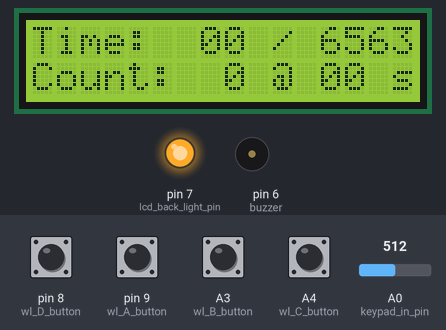
Simulated run of this sketch. Board: Arduino Uno, built with avr-gcc and run on an emulated ATmega328P. Shown: 16×2 character LCD, output pins drawn as LEDs (lit = HIGH), buzzer (waves = sounding, pin HIGH). Inputs (shaded band) come from the test bench; at power-on: A3 (wl_B_button), A4 (wl_C_button), pin 8 (wl_D_button), pin 9 (wl_A_button) LOW, A0 (keypad_in_pin) = 512. What the sketch prints to the serial monitor is not drawn.

Above: at 2.2 s.
2.3 s: pin 9 (wl_A_button) pulled HIGH for 0.15 s
At 5.3 s:
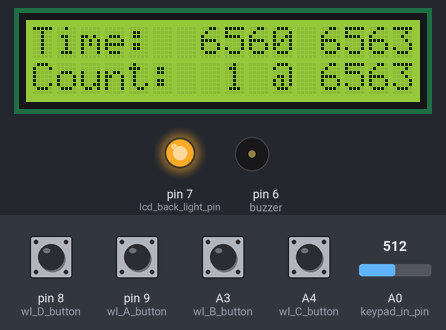
5.4 s: pin 8 (wl_D_button) pulled HIGH for 0.15 s
7.0 s: A4 (wl_C_button) pulled HIGH for 0.15 s
At 7.7 s:
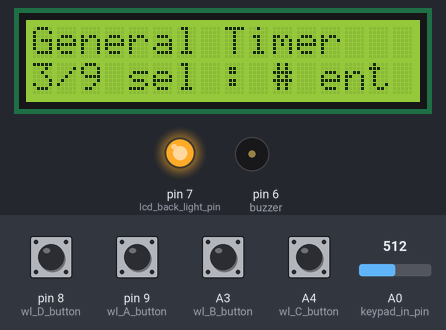
8.6 s: A3 (wl_B_button) pulled HIGH for 0.15 s
At 9.8 s:
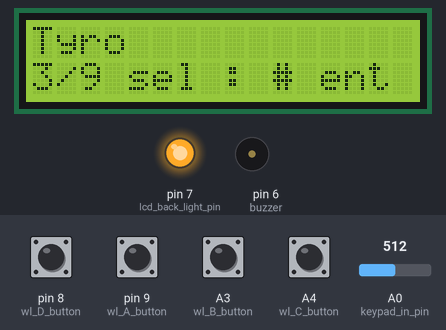
10.2 s: pin 9 (wl_A_button) pulled HIGH for 1 s
At 11.4 s:
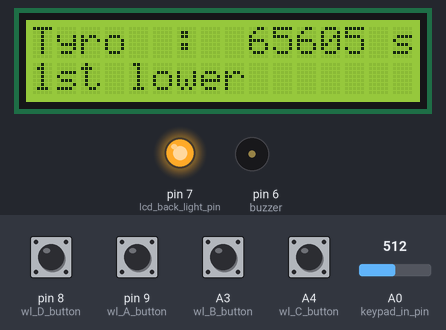
12.7 s: pin 8 (wl_D_button) pulled HIGH for 1 s
At 13.1 s:
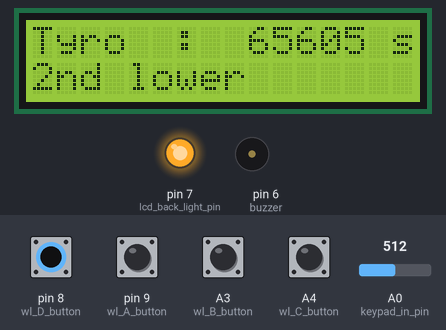
Timing chart, 0 to 15.7 s (numbered marks = the images above; inputs shaded):
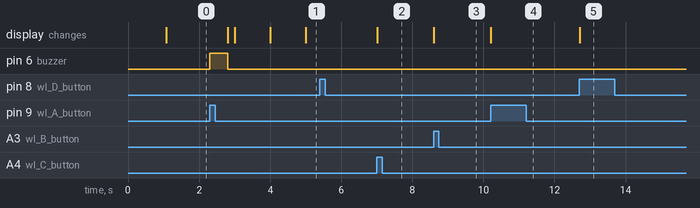

The sketch:

MNSLtimer.ino
```cpp
/*
 * MNSL timer project
 */

#include <Time.h>
#include <LiquidCrystal.h>

#include "MNSLtimer.h"
#include "mnsl_clock.h"
#include "menu.h"
#include "gen_timer.h"
#include "seq_timer.h"

// Analog Pins
int keypad_in_pin     = 0;

// rs (LCD pin 4) to Arduino pin 12
// rw (LCD pin 5) to Arduino pin 11
// enable (LCD pin 6) to Arduino pin 10
// LCD pin 15 to Arduino pin 13
// LCD pins d4, d5, d6, d7 to Arduino pins 5, 4, 3, 2
LiquidCrystal lcd(12, 11, 10, 5, 4, 3, 2);

// Pin definitions
int buzzer             = 6;
int lcd_back_light_pin = 7;
int wl_A_button        = 9;
int wl_B_button        = A3;
int wl_C_button        = A4;
int wl_D_button        = 8;


/**
 * Gobals
 */
#define TM_MENU           0
#define TM_GENERAL_TIMER  1
#define TM_SEQUENCE_TIMER 2
int timer_mode = TM_GENERAL_TIMER;
int old_timer_mode = timer_mode;

/** =========================================================================
 * Process the backlight functionality
 */
void backlight_off()
{
	digitalWrite(lcd_back_light_pin, LOW);
}
void backlight_on()
{
	digitalWrite(lcd_back_light_pin, HIGH);
}
time_t backlight_on_at;
void timeout_backlight()
{
	time_t cur_time = now();
	if (cur_time - backlight_on_at > 5 && !mnsl_clock_is_running()) {
		backlight_off();
		backlight_on_at = cur_time;
	}
}
void init_backlight()
{
	pinMode(lcd_back_light_pin, OUTPUT);
	backlight_on_at = now();
}

/** =========================================================================
 * Read Keypad
 */
/*
 * Each value must be repeated for 3 cycles to be registered as "good"
 */
int key_read1 = -1;
int key_read2 = -1;
// the key can be held don't register this.
int pressed_key = -1;

/*
 * This function could be cleaned up quite a bit but it works.
 *
 * Return the key pressed
 *     [0-9, 10, 11] = [0-9, *, #]
 * or -1 if no key has been pressed.
 */
int read_keypad()
{
	int key;
	float key_value;
	key_value = analogRead(keypad_in_pin);

	if (key_value < 965) {
		if (pressed_key >= 0)
			return -1;

		if (930 < key_value && key_value < 950) {
			key = 3;
			serial_print("   3");
		} else if (850 < key_value && key_value < 870) {
			key = 6;
			serial_print("   6");
		} else if (775 < key_value && key_value < 795) {
			key = 9;
			serial_print("   9");
		} else if (690 < key_value && key_value < 730) {
			key = 11;
			serial_print("   #");
		} else if (610 < key_value && key_value < 650) {
			key = 2;
			serial_print("   2");
		} else if (540 < key_value && key_value < 580) {
			key = 5;
			serial_print("   5");
		} else if (455 < key_value && key_value < 495) {
			key = 8;
			serial_print("   8");
		} else if (375 < key_value && key_value < 415) {
			key = 0;
			serial_print("   0");
		} else if (285 < key_value && key_value < 325) {
			key = 1;
			serial_print("   1");
		} else if (190 < key_value && key_value < 230) {
			key = 4;
			serial_print("   4");
		} else if ( 90 < key_value && key_value <  130) {
			key = 7;
			serial_print("   7");
		} else if ( 0 <= key_value && key_value <  30) {
			key = 10;
			serial_print("   *");
		}

		serial_print("   (");
		serial_print(key_value);
		serial_print(")\n");

		if (key_read1 == -1) {
			key_read1 = key;
		} else if (key_read1 == key && key_read2 == -1) {
			key_read2 = key;
		} else if (key_read1 == key_read2 && key_read2 == key) {
			pressed_key = key;
			key_read1 = -1;
			key_read2 = -1;
			return key;
		} else {
			key_read1 = -1;
			key_read2 = -1;
		}
	} else {
		pressed_key = -1;
	}
	return -1;
}


/** =========================================================================
 * Read the buttons presses which we have
 */
int but_held = 0;
int read_buttons(void)
{
	int wl_a_but = digitalRead(wl_A_button);
	int wl_b_but = digitalRead(wl_B_button);
	int wl_c_but = digitalRead(wl_C_button);
	int wl_d_but = digitalRead(wl_D_button);

	if (wl_a_but == HIGH) {
		if (but_held) {
			return NO_BUTTON;
		}
		but_held = 1;
		return WL_A_BUTTON;
	} else if (wl_b_but == HIGH) {
		if (but_held) {
			return NO_BUTTON;
		}
		but_held = 1;
		return WL_B_BUTTON;
	} else if (wl_c_but == HIGH) {
		if (but_held) {
			return NO_BUTTON;
		}
		but_held = 1;
		return WL_C_BUTTON;
	} else if (wl_d_but == HIGH) {
		if (but_held) {
			return NO_BUTTON;
		}
		but_held = 1;
		return WL_D_BUTTON;
	} else {
		but_held = 0;
	}
	return NO_BUTTON;
}

/** =========================================================================
 * General buzzer function for the temporary buzzer we have wired up.
 * Sound a C note for ~ .5 seconds
 */
void sound_c_note(void)
{
	int i;
	for (i = 0; i < 125; i++) {
		digitalWrite(buzzer, LOW);
		delayMicroseconds(1912);
		digitalWrite(buzzer, HIGH);
		delayMicroseconds(1912);
	}
}

/** =========================================================================
 * Assert the buzzer line to the buzzer box
 */
void sound_buzzer(int ms)
{
	digitalWrite(buzzer, HIGH);
	delay(ms);
	digitalWrite(buzzer, LOW);
}

/** =========================================================================
 * refresh display based on timer mode
 */
void refresh_display(void)
{
	switch (timer_mode) {
		case TM_MENU:
			menu_refresh_display();
			break;
		case TM_GENERAL_TIMER:
			gt_refresh_display();
			break;
		case TM_SEQUENCE_TIMER:
			st_refresh_display();
			break;
		default:
			break;
	}
}

/** =========================================================================
 * refresh display based on timer mode
 */
void show_display(void)
{
	switch (timer_mode) {
		case TM_MENU:
			menu_show_display();
			break;
		case TM_GENERAL_TIMER:
			gt_show_display();
			break;
		case TM_SEQUENCE_TIMER:
			st_show_display();
			break;
		default:
			break;
	}
}

/** =========================================================================
 * refresh display based on timer mode
 */
void clock_expired(void)
{
	switch (timer_mode) {
		case TM_SEQUENCE_TIMER:
			st_clock_expired();
			break;
		default:
			break;
	}
}

/** =========================================================================
 * Set mode callback called by menu module when the user selects a mode.
 */
void setmode(int mode)
{
	switch (mode) {
		case MENU_CANCEL:
			timer_mode = old_timer_mode;
			break;
		case MENU_GENERAL_TIMER:
			timer_mode = TM_GENERAL_TIMER;
			break;
		case MENU_SEQ_PPC_7:
			timer_mode = TM_SEQUENCE_TIMER;
			st_start_seq(ST_SEQ_PPC_7);
			break;
		case MENU_SEQ_PPC_25:
			timer_mode = TM_SEQUENCE_TIMER;
			st_start_seq(ST_SEQ_PPC_25);
			break;
		case MENU_SEQ_TYRO:
			timer_mode = TM_SEQUENCE_TIMER;
			st_start_seq(ST_SEQ_TYRO);
			break;
	}

	serial_print("new mode selected ");
	serial_println(timer_mode);

	show_display();
}

/** =========================================================================
 * Main setup and event processing
 */
void splash_screen()
{
	lcd.begin(16,2);
	lcd.clear();
	lcd.setCursor(0,0);
	lcd.print("Welcome MSNL!");
	lcd.setCursor(0,1);
	lcd.print("Booting...");

	// As if we have anything to do here...  ;-)
	delay(1000);
}

void setup()
{
	// Open serial communications and wait for port to open:
	setup_print(9600);
	pinMode(wl_B_button, INPUT);
	pinMode(wl_C_button, INPUT);

	init_backlight();
	backlight_on();

	pinMode(buzzer, OUTPUT);

	splash_screen();

	mnsl_clock_init();
	gt_init(&lcd);
	menu_init(&lcd, MENU_GENERAL_TIMER, setmode);

	timer_mode = TM_GENERAL_TIMER;
	gt_show_display();
	st_init(&lcd);
}

void enter_menu_mode(void)
{
	if (timer_mode != TM_MENU)
		old_timer_mode = timer_mode;
	timer_mode = TM_MENU;
	show_display();
}

void process_keypad()
{
	int key = read_keypad();
	if (key >= 0) {
		backlight_on();
		if (key == KEYPAD_STAR && !mnsl_clock_is_running()) {
			enter_menu_mode();
			return;
		}
		switch (timer_mode) {
			case TM_MENU:
				menu_process_keypad(key);
				break;
			case TM_GENERAL_TIMER:
				gt_process_keypad(key);
				break;
			case TM_SEQUENCE_TIMER:
				st_process_keypad(key);
				break;
			default:
				break;
		}
	}
}

void process_buttons()
{
	int button = read_buttons();
	if (button != NO_BUTTON) {
		backlight_on();
		if (button == WL_C_BUTTON && !mnsl_clock_is_running()) {
			enter_menu_mode();
			return;
		}
		switch (timer_mode) {
			case TM_MENU:
				menu_process_button(button);
				break;
			case TM_GENERAL_TIMER:
				gt_process_button(button);
				break;
			case TM_SEQUENCE_TIMER:
				st_process_button(button);
				break;
			default:
				break;
		}
	}
}

void loop()
{
	process_keypad();
	process_buttons();
	//timeout_backlight();
	if (mnsl_clock_run() == CLOCK_EXPIRED) {
		sound_buzzer(1750);
		mnsl_clock_stop();
		clock_expired();
	}
	refresh_display();
}
```

MNSLtimer.h
```cpp
/*
 * Global defines for MNSLtimer.ino
 */

#ifndef __MNSL_TIMER_H__
#define __MNSL_TIMER_H__

#define SERIAL_DEBUG 1
#include "serial_debug.h"

/* Button defines */
#define NO_BUTTON      0
#define WL_A_BUTTON    1
#define WL_B_BUTTON    2
#define WL_C_BUTTON    3
#define WL_D_BUTTON    4

/* Keypad defines */
#define KEYPAD_STAR    10
#define KEYPAD_POUND   11

/* global functions */
void sound_buzzer(int ms);

#endif /* __MNSL_TIMER_H__ */
```

gen_timer.cpp
```cpp
/*
 * Interface for the general timer function of the MNSL clock
 */

#include "MNSLtimer.h"

#include "mnsl_clock.h"
#include "gen_timer.h"

static int entered_time = 0;
static int string_count = 0;
static int last_string_time = 0;
static LiquidCrystal *display = NULL;

/** =========================================================================
 * Display functions for General timer
 */
static void display_entered_time (void)
{
	display->setCursor(12,0);
	if (entered_time < 10) {
		display->print(0);
	}
	display->print(entered_time);
}

static void display_clock_time (void)
{
	unsigned time = mnsl_clock_get_time();
	display->setCursor(7,0);
	if (time < 10) {
		display->print(0);
	}
	display->print(time);
}

static void display_string_count(void)
{
	display->setCursor(8, 1);
	if (string_count > 10) {
		string_count = string_count % 10;
	}
	display->print(string_count);
	display->setCursor(12, 1);
	if (entered_time < 10) {
		display->print(0);
	}
	display->print(entered_time);
}

/** =========================================================================
 * process input for the general timer module
 */
static void enter_time(int key_val)
{
	if (mnsl_clock_is_running())
		return;

	entered_time = entered_time % 10;
	entered_time *= 10;
	entered_time += key_val;
	display_entered_time();
}

static void start_timer(void)
{
	if (entered_time <= 0) {
		return;
	}
	if (last_string_time && last_string_time == entered_time) {
		string_count++;
	} else {
		last_string_time = entered_time;
		string_count = 1;
	}
	display_string_count();
	display_clock_time();
	mnsl_clock_start(entered_time);
}

static void stop_timer(void)
{
	display_clock_time();
	mnsl_clock_stop();
}

/** =========================================================================
 * process start and cancel button presses.
 */
static void do_start_button(void)
{
	sound_buzzer(500);
	if (mnsl_clock_is_running())
		stop_timer();
	else
		start_timer();
}

static void do_cancel_button(void)
{
	stop_timer();
}


/** =========================================================================
 * Global interface
 */
void gt_init(LiquidCrystal *lcd)
{
	display = lcd;
}

void gt_process_button(int button)
{
	switch (button) {
		case WL_A_BUTTON:
			serial_println("start button pressed...");
			do_start_button();
			break;
		case WL_D_BUTTON:
			serial_println("cancel button pressed...");
			do_cancel_button();
			break;
	}
}

void gt_process_keypad(int key)
{
	if (key == KEYPAD_STAR) {
		serial_println("keyboard *");
	} else if (key == KEYPAD_POUND) {
		serial_println("keyboard #");
	} else {
		serial_print("keyboard ");
		serial_println(key);
		enter_time(key);
	}
}

void gt_show_display(void)
{
	display->clear();
	display->setCursor(0,0);
	display->print("Time:  00 / 00 s");
	display->setCursor(0,1);
	display->print("Count:  0 @ 00 s");
	display_entered_time();
	display_clock_time();
	display_string_count();
}

void gt_refresh_display(void)
{
	display_clock_time();
}
```

gen_timer.h
```cpp
/*
 * Interface for the general timer function of the MNSL clock
 */

#ifndef __GEN_TIMER_H__
#define __GEN_TIMER_H__

#include <LiquidCrystal.h>

void gt_init(LiquidCrystal *lcd);
void gt_process_button(int button);
void gt_process_keypad(int key);
void gt_show_display(void);
void gt_refresh_display(void);

#endif /* __GEN_TIMER_H__ */
```

menu.cpp
```cpp
/*
 * Interface for the menu of MSNL timer
 */

#include "MNSLtimer.h"

#include "menu.h"

static LiquidCrystal *display = NULL;
static setmode_cb_t setmode_cb;
static int mode_idx = 0;

struct mode {
	int mode_val;
	char *name;
};
struct mode modes[] = {
	{ MENU_GENERAL_TIMER, "General Timer" },
	{ MENU_SEQ_PPC_7, "PPC 7 yard" },
	{ MENU_SEQ_PPC_25, "PPC 25 yard" },
	{ MENU_SEQ_TYRO, "Tyro" },
};
#define NUM_MODES (sizeof(modes) / sizeof(mode))

void menu_init(LiquidCrystal *lcd, unsigned start_mode, setmode_cb_t setmode)
{
	int i;
	display = lcd;
	setmode_cb = setmode;
	mode_idx = 0;

	for (i = 0; i < NUM_MODES; i++) {
		if (modes[i].mode_val == start_mode) {
			mode_idx = i;
			break;
		}
	}
}

static void print_mode_str(void)
{
	display->setCursor(0,0);
	display->print("                     ");
	display->setCursor(0,0);
	display->print(modes[mode_idx].name);
}

static void rotate_mode_up(void)
{
	mode_idx--;
	if (mode_idx < 0)
		mode_idx = NUM_MODES-1;
	print_mode_str();
}

static void rotate_mode_down(void)
{
	mode_idx++;
	if (mode_idx >= NUM_MODES)
		mode_idx = 0;
	print_mode_str();
}

void menu_process_button(int button)
{
	switch (button) {
		case WL_A_BUTTON:
			setmode_cb(modes[mode_idx].mode_val);
			break;
		case WL_B_BUTTON:
			rotate_mode_up();
			break;
		case WL_D_BUTTON:
			rotate_mode_down();
			break;
		default:
			break;
	}
}

void menu_process_keypad(int key)
{
	serial_print("menu process keyboard ");
	serial_println(key);

	switch (key) {
		case 0: /* cancel */
			setmode_cb(MENU_CANCEL);
			break;
		case KEYPAD_POUND: /* enter */
			setmode_cb(modes[mode_idx].mode_val);
			break;
		case 3:
			rotate_mode_up();
			break;
		case 9:
			rotate_mode_down();
			break;
		default:
			break;
	}
}

void menu_show_display(void)
{
	display->clear();
	print_mode_str();
	display->setCursor(0,1);
	display->print("3/9 sel : # ent");
}

void menu_refresh_display(void)
{
	/* do nothing */
}
```

menu.h
```cpp
/*
 * Interface for the menu functions of the MNSL clock
 */

#ifndef __MENU_H__
#define __MENU_H__

#include <LiquidCrystal.h>

/* Menu Timer Modes */
#define MENU_CANCEL        0
#define MENU_GENERAL_TIMER 1
#define MENU_SEQ_PPC_7     2
#define MENU_SEQ_PPC_25    3
#define MENU_SEQ_TYRO      4
typedef void (*setmode_cb_t)(int mode);

void menu_init(LiquidCrystal *lcd, unsigned start_mode, setmode_cb_t setmode);
void menu_process_button(int button);
void menu_process_keypad(int key);
void menu_show_display(void);
void menu_refresh_display(void);

#endif /* __MENU_H__ */
```

mnsl_clock.cpp
```cpp
/*
 * Implements the MNSL clock state machine
 */

#include <Time.h>

#include "mnsl_clock.h"

time_t prev_time;
int clock_mode = CLOCK_STOPPED;
int countdown_time = 0;

void mnsl_clock_init()
{
	clock_mode = CLOCK_STOPPED;
	prev_time = now();
}

int mnsl_clock_is_running()
{
	return (clock_mode == CLOCK_RUNNING);
}

static void timer_func(void)
{
	if (!mnsl_clock_is_running())
		return;

	countdown_time--;
	if (countdown_time <= 0) {
		clock_mode = CLOCK_EXPIRED;
		countdown_time = 0;
	}
}

int mnsl_clock_run(void)
{
	time_t cur_time = now();
	if (cur_time > prev_time) {
		timer_func();
		prev_time = cur_time;
	}
	return clock_mode;
}

void mnsl_clock_start(int time)
{
	countdown_time = time;
	clock_mode = CLOCK_RUNNING;
}

void mnsl_clock_stop(void)
{
	//countdown_time = 0;
	clock_mode = CLOCK_STOPPED;
}

unsigned mnsl_clock_get_time(void)
{
	if (countdown_time < 0)
		return 0;
	return countdown_time;
}
```

mnsl_clock.h
```cpp
/*
 * Interface for the MNSL clock state machine
 */

#ifndef __MNSL_CLOCK_H__
#define __MNSL_CLOCK_H__

#define CLOCK_STOPPED 0
#define CLOCK_RUNNING 1
#define CLOCK_EXPIRED 2

void mnsl_clock_init();

int mnsl_clock_is_running();
void mnsl_clock_start(int time);
void mnsl_clock_stop(void);
unsigned mnsl_clock_get_time(void);

/*
 * Run the clock state machine
 * check for CLOCK_EXPIRED
 */
int mnsl_clock_run(void);

#endif /* __MNSL_CLOCK_H__ */
```

seq_timer.h
```cpp
/*
 * Interface for the general timer function of the MNSL clock
 */

#ifndef __SEQ_TIMER_H__
#define __SEQ_TIMER_H__

#include <LiquidCrystal.h>

void st_init(LiquidCrystal *lcd);

#define ST_SEQ_PPC_7  0
#define ST_SEQ_PPC_25 1
#define ST_SEQ_TYRO   2
void st_start_seq(int sequence);
void st_clock_expired(void);

void st_process_button(int button);
void st_process_keypad(int key);
void st_show_display(void);
void st_refresh_display(void);

#endif /* __SEQ_TIMER_H__ */
```

serial_debug.h
```cpp
/*
 * Implement optional serial debug prints.
 */


#ifndef __SERIAL_DEBUG_H__
#define __SERIAL_DEBUG_H__

#include <HardwareSerial.h>

extern HardwareSerial Serial;

#ifdef SERIAL_DEBUG
	#define setup_print(baud) \
		Serial.begin(baud)
	#define serial_print(str) \
		Serial.print(str);
	#define serial_println(str) \
		Serial.println(str);
#else
	#define setup_print(baud)
	#define serial_print(str)
	#define serial_println(str)
#endif


#endif /* __SERIAL_DEBUG_H__ */
```

Source omitted: seq_timer.cpp (3967 bytes)

Measured:
- after the input at 2.3 s, pin 6 (buzzer): LOW → HIGH at once, → LOW 0.50 s later; the display: first changes after 0.50 s (image 1 shows a later state)
- after the input at 5.4 s, every drawn part: stays the same
- after the input at 7.0 s, the display: changes at once (image 2)
- after the input at 8.6 s, the display: changes at once (image 3)
- after the input at 10.2 s, the display: changes at once (image 4)
- after the input at 12.7 s, the display: changes at once (image 5)
